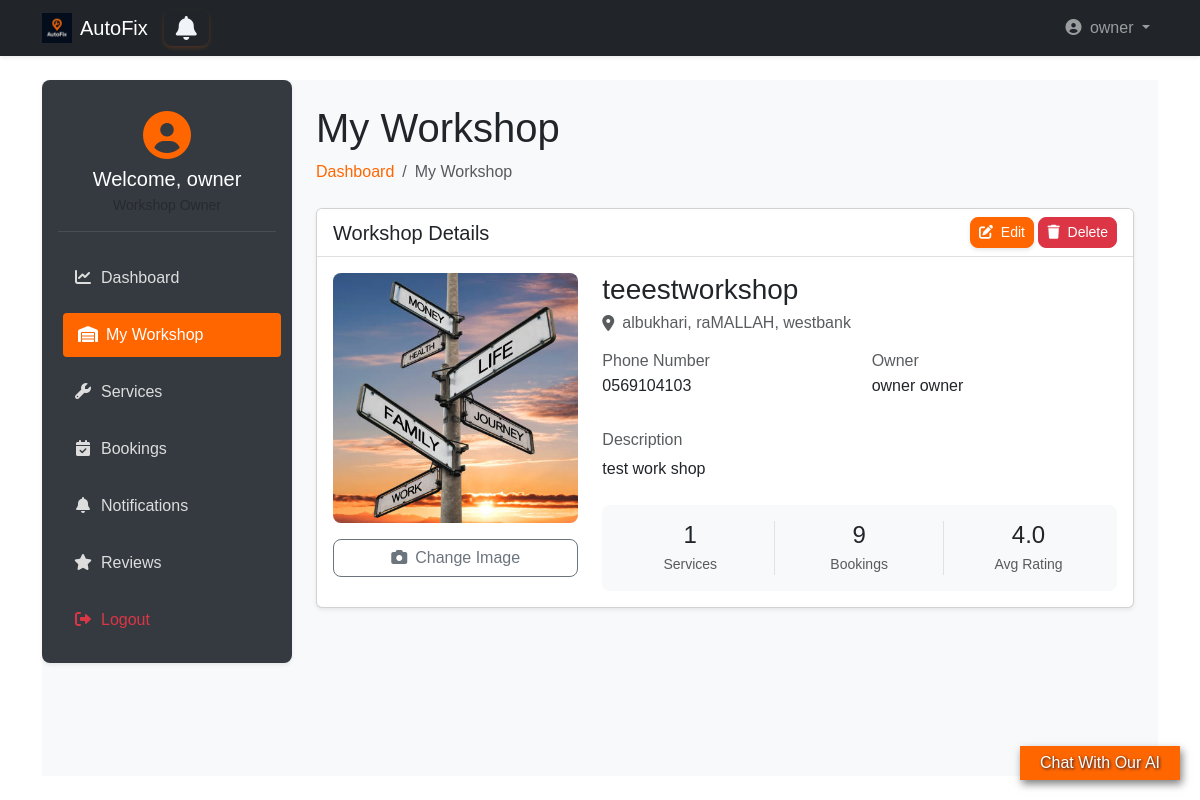
Screenshot of /owner_dashboard/owner/workshop/ (signed in) with the database file from the repository.
### accounts/models.py (models this page shows, shortened)
class User(AbstractUser):
    username = None
    email = models.EmailField(unique=True)
    phone = models.CharField(max_length=15, unique=True, blank=True)
    is_workshop_owner = models.BooleanField(default=False)
    address = models.ForeignKey(Address, on_delete=models.SET_NULL, null=True, blank=True)
    objects = UserManager()
    USERNAME_FIELD = 'email'
    REQUIRED_FIELDS = ['first_name', 'last_name']  # names required for registration
    def get_full_name(self):
        return f"{self.first_name} {self.last_name}"
    def get_short_name(self):
        return self.first_name

### workshops/models.py (models this page shows, shortened)
class Workshop(models.Model):
    name = models.CharField(max_length=255)
    address = models.ForeignKey(Address, on_delete=models.CASCADE)
    phone = models.CharField(max_length=15)
    description = models.TextField(blank=True)
    image = models.ImageField(upload_to='workshops_images/', null=True, blank=True)
    owner = models.OneToOneField(User, on_delete=models.CASCADE, related_name="workshop", null=True)

### locations/models.py (models this page shows, shortened)
class Address(models.Model):
    street = models.CharField(max_length=255)
    city = models.CharField(max_length=255)
    region = models.CharField(max_length=255)
    country = models.CharField(max_length=255)
    postal_code = models.CharField(max_length=20)
    latitude = models.FloatField(blank=True, null=True)
    longitude = models.FloatField(blank=True, null=True)
    objects = AddressManager()
    class Meta:
        verbose_name_plural = "Addresses"

### owner_dashboard/views.py (the view, shortened to what this page needs)
# urls.py: path('owner/workshop/', views.workshop_management, name='workshop'),
def workshop_management(request):
    if not request.user.is_workshop_owner:
        return redirect('landing:main')
    try:
        workshop = Workshop.objects.get(owner=request.user)
        context = {
            'workshop': workshop,
            'total_services': workshop.services.count(),
            'total_bookings': workshop.booking_set.count(),
            'avg_rating': round(workshop.review_set.aggregate(Avg('rating'))['rating__avg'], 1) if workshop.review_set.exists() else None
        }
    except Workshop.DoesNotExist:
        context = {'workshop': None}
    return render(request, 'owner_dashboard/workshop.html', context)

### templates/owner_dashboard/workshop.html (shortened to what this page needs)
{% extends 'base2.html' %}
{% load static %}
{% block extra_css %}
<link rel="stylesheet" href="{% static 'css/owner_dashboard.css' %}">
{% endblock %}
{% block content %}
<div class="wrapper d-flex">
    <aside class="sidebar p-3 shadow-sm">
        <div class="user-profile mb-4 text-center">
            <div class="avatar mb-2">
                <i class="fas fa-user-circle fa-3x"></i>
            </div>
            <h5 class="welcome mb-1">Welcome, {{ user.get_short_name }}</h5>
            <small class="text-muted">Workshop Owner</small>
        </div>
        <nav class="menu d-flex flex-column gap-2">
            <a href="{% url 'owner_dashboard:dashboard' %}">
                <i class="fas fa-chart-line me-2"></i>Dashboard
            </a>
            <a href="{% url 'owner_dashboard:workshop' %}" class="active-link">
                <i class="fas fa-warehouse me-2"></i>My Workshop
            </a>
            <a href="{% url 'owner_dashboard:services' %}">
                <i class="fas fa-wrench me-2"></i>Services
            </a>
            <a href="{% url 'owner_dashboard:bookings' %}">
                <i class="fas fa-calendar-check me-2"></i>Bookings
            </a>
            <a href="{% url 'owner_dashboard:notifications' %}">
                <i class="fas fa-bell me-2"></i>Notifications
            </a>
            <a href="{% url 'owner_dashboard:reviews' %}">
                <i class="fas fa-star me-2"></i>Reviews
            </a>
            <a href="{% url 'accounts:logout' %}" class="text-danger">
                <i class="fas fa-sign-out-alt me-2"></i>Logout
            </a>
        </nav>
    </aside>
    <main class="main-content flex-grow-1 p-4">
        <div class="dashboard-header mb-4">
            <h1>My Workshop</h1>
            <nav aria-label="breadcrumb">
                <ol class="breadcrumb">
                    <li class="breadcrumb-item"><a class="text-decoration-none" style="color: #ff6600;"
                        href="{% url 'owner_dashboard:dashboard' %}">Dashboard</a></li>
                    <li class="breadcrumb-item active" aria-current="page">My Workshop</li>
                </ol>
            </nav>
        </div>
        <div class="card shadow-sm">
            <div class="card-header bg-white d-flex justify-content-between align-items-center">
                <h5 class="mb-0">Workshop Details</h5>
                {% if workshop %}
                <div class="btns">
                    <button class="btn btn-sm btn-warning" data-bs-toggle="modal" data-bs-target="#editWorkshopModal">
                        <i class="fas fa-edit me-1"></i> Edit
                    </button>
                    <button class="btn btn-sm btn-danger" id="delete-workshop"  data-id ="{{ workshop.id }}">
                        <i class="fas fa-trash me-1"></i> Delete
                    </button>
                </div>
                {% endif %}
            </div>
            <div class="card-body">
                {% if workshop %}
                <div class="row">
                    <div class="col-md-4 mb-4 mb-md-0">
                        <div class="workshop-image-container bg-light rounded-3 overflow-hidden" style="height: 250px;">
                            {% if workshop.image %}
                                <img src="{{ workshop.image.url }}" alt="{{ workshop.name }}" class="w-100 h-100 object-fit-cover">
                            {% else %}
                                <div class="d-flex flex-column align-items-center justify-content-center h-100 text-muted">
                                    <i class="fas fa-image fa-4x mb-3"></i>
                                    <span>No Image Uploaded</span>
                                </div>
                            {% endif %}
                        </div>
                        <div class="d-grid mt-3">
                            <button class="btn btn-outline-secondary" data-bs-toggle="modal" data-bs-target="#uploadImageModal">
                                <i class="fas fa-camera me-2"></i>Change Image
                            </button>
                        </div>
                    </div>
                    <div class="col-md-8">
                        <div class="mb-4">
                            <h3 class="mb-1">{{ workshop.name }}</h3>
                            <div class="d-flex align-items-center text-muted mb-3">
                                <i class="fas fa-map-marker-alt me-2"></i>
                                <span>{{ workshop.address.street }}, {{ workshop.address.city }}, {{ workshop.address.region }}</span>
                            </div>
                            <div class="row mb-3">
                                <div class="col-md-6">
                                    <div class="detail-item mb-3">
                                        <h6 class="text-muted mb-1">Phone Number</h6>
                                        <p class="mb-0">{{ workshop.phone }}</p>
                                    </div>
                                </div>
                                <div class="col-md-6">
                                    <div class="detail-item mb-3">
                                        <h6 class="text-muted mb-1">Owner</h6>
                                        <p class="mb-0">{{ workshop.owner.get_full_name }}</p>
                                    </div>
                                </div>
                            </div>
                            <div class="detail-item">
                                <h6 class="text-muted mb-2">Description</h6>
                                <p>{{ workshop.description|linebreaksbr }}</p>
                            </div>
                        </div>
                        <div class="stats-box p-3 bg-light rounded-3">
                            <div class="row text-center">
                                <div class="col-4 border-end">
                                    <h4 class="mb-1">{{ total_services }}</h4>
                                    <small class="text-muted">Services</small>
                                </div>
                                <div class="col-4 border-end">
                                    <h4 class="mb-1">{{ total_bookings }}</h4>
                                    <small class="text-muted">Bookings</small>
                                </div>
                                <div class="col-4">
                                    <h4 class="mb-1">{{ avg_rating|default:"-" }}</h4>
                                    <small class="text-muted">Avg Rating</small>
                                </div>
                            </div>
                        </div>
                    </div>
                </div>
                {% endif %}
            </div>
        </div>
    </main>
</div>
{% endblock %}

### templates/base2.html (shortened to what this page needs)
{% load static bootstrap5 %}
{% bootstrap_css %}
<!DOCTYPE html>
<html lang="en" dir="{% if LANGUAGE_CODE == 'ar' %}rtl{% else %}ltr{% endif %}">
<head>
    <link rel="stylesheet" href="https://cdnjs.cloudflare.com/ajax/libs/font-awesome/6.4.0/css/all.min.css">
    <link rel="stylesheet" href="{% static 'css/style.css' %}">
    <link rel="stylesheet" href="{% static 'css/ai_style.css' %}">
    {% block extra_css %}
    {% endblock %}
</head>
<body class="d-flex flex-column min-vh-100">
<nav class="navbar navbar-expand-lg navbar-dark bg-dark shadow-sm">
    <div class="container">
        <a class="navbar-brand d-flex align-items-center gap-2" href="{% if user.is_authenticated %}{% url 'landing:dashboard' %}{% else %}{% url 'landing:main' %}{% endif %}">
            <img src="{% static 'img/dark_logo.png' %}" alt="AutoFix" width="30" height="30">
            AutoFix
        </a>
        <a {% if request.user.is_workshop_owner %} href="{% url 'owner_dashboard:notifications' %}" {% elif request.user.is_superuser %} href="{% url 'admin_dashboard:notifications' %}" {% else %} href="{% url 'user_dashboard:notifications' %}" {% endif %} id="notifications-btn" class="btn btn-outline-primary position-relative">
            <i class="fa fa-bell"></i>
        </a>
        <div class="collapse navbar-collapse" id="navbarMain">
            <ul class="navbar-nav ms-auto">
                {% if user.is_authenticated %}
                    <li class="nav-item dropdown">
                        <a class="nav-link dropdown-toggle" href="#" role="button" data-bs-toggle="dropdown">
                            <i class="fas fa-user-circle me-1"></i> {{ user.get_short_name }}
                        </a>
                    </li>
                {% endif %}
            </ul>
        </div>
    </div>
</nav>
<main class="flex-grow-1 py-4">
    <div class="container">
        {% block content %}
        {% endblock %}
    </div>
</main>
<div id="chat-container">
    <div id="chat-bubble">
      <p>Chat With Our AI</p>
    </div>
</div>
<link rel="stylesheet" href="https://cdnjs.cloudflare.com/ajax/libs/font-awesome/6.0.0/css/all.min.css">
</body>
</html>

### static/css/style.css (style rules this page uses)
* { margin: 0; padding: 0; box-sizing: border-box; }
body, html { width: 100%; height: 100%; font-family: sans-serif; }
.wrapper { display: flex; height: 100%; }
.sidebar { width: 250px; background: #0d1b2a; color: #e0e1dd; display: flex; flex-direction: column; transition: width 0.3s; }
.menu { list-style: none; flex-grow: 1; }
#notifications-btn { background: none; border: none; font-size: 24px; cursor: pointer; position: relative; }
#notifications-btn .fa-bell { color: #f0f4f8; transition: color 0.3s; }

### static/css/ai_style.css (style rules this page uses)
#chat-container { position: fixed; bottom: 20px; right: 20px; z-index: 1000; }
#chat-bubble { background-color: #ff6600; color: #fffff7; cursor: pointer; box-shadow: 2px 4px 8px rgba(0,0,0,.5); margin-top: 0px; }
#chat-bubble p { align-self: center; padding: 5px; text-shadow: 1px 1px 3px #13133b; margin: 0px 15px; }

### static/css/owner_dashboard.css (style rules this page uses)
.wrapper { display: flex; min-height: 80vh; background-color: #f8f9fa; }
.sidebar { width: 250px; background-color: #343a40; color: #fff; border-radius: 8px; position: sticky; top: 20px; height: fit-content; }
.sidebar .menu a { color: #ddd; padding: 10px 15px; display: block; border-radius: 4px; transition: all 0.3s; text-decoration: none; margin-bottom: 5px; }
.sidebar .menu a:hover, .sidebar .menu .active-link { background-color: #ff6600; color: #fff; transform: translateX(5px); }
.sidebar .menu a i { width: 20px; text-align: center; }
.main-content { flex-grow: 1; padding-left: 20px; }
.user-profile { padding: 15px 0; border-bottom: 1px solid rgba(255,255,255,0.1); }
.user-profile .avatar { color: #ff6600; }
.btn { border-radius: 8px; font-weight: 500; }
.btn.btn-outline-primary { border: 2px solid #ff6600; color: #ff6600; background-color: transparent; transition: all 0.3s ease-in-out; font-weight: 500; box-shadow: 0 2px 4px rgba(255, 102, 0, 0.2); }
.btn.btn-warning { background-color: #ff6600 !important; color: white; border-color: #ff6600 !important; transition: all 0.3s ease-in-out; box-shadow: 0 2px 4px rgba(0, 0, 0, 0.1); }
.card-header { background-color: white; border-bottom: 1px solid rgba(0,0,0,0.125); }

### rows the page displays
User: get_short_name "owner"
Workshop: image (picture), name "teeestworkshop", address.street "albukhari", address.city "raMALLAH", address.region "westbank", phone "0569104103", owner.get_full_name "owner owner", description "test work shop"

### other values shown
{{ total_services }} "1"
{{ total_bookings }} "9"
{{ avg_rating|default:"-" }} "4.0"
